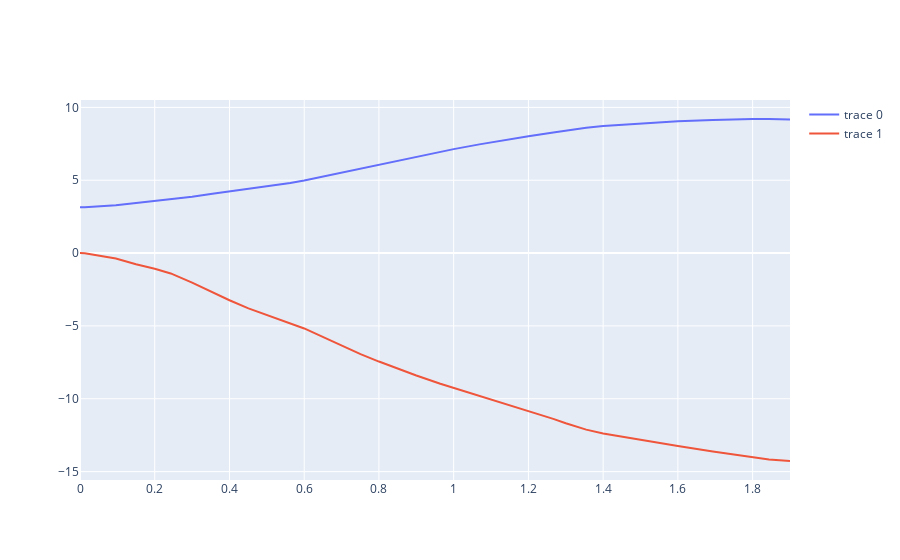

Notebook cell for this chart:
### Code cell
import acrobot_utils
acro = acrobot_utils.AcrobotNLP()
vf = acrobot_utils.get_value_function(15)

# ctrl = lambda x: (torch.zeros(1), torch.zeros(1), None)

# ctrl = vf.get_optimal_controller()

# ctrl = value_approximation.get_inifinite_horizon_ctrl(acro.dyn, vf, vf_approx.model)
# ctrl = value_approximation.get_inifinite_horizon_ctrl(acro.dyn, vf, vf_approx_adv.model)

# ctrl = value_approximation.get_sampling_infinite_horizon_controller(acro.dx, vf, vf_approx.model)
# ctrl = value_approximation.get_sampling_infinite_horizon_controller(acro.dx, vf, vf_approx_adv.model)

eps = 0.
x0 = torch.Tensor([np.pi+eps, -eps, 0., 0.]).double()
x_traj_sim, t_traj_sim = acro.sim_ctrl(x0, ctrl, .1, 20)

fig = go.Figure()
for i in range(2):
    fig.add_trace(go.Scatter(
        x=t_traj_sim,
        y=x_traj_sim[i,:]
    ))
fig.show()

### Figure 1 — Plotly figure (JSON) as saved in the notebook; plotly's stock layout.template omitted (floating-point values rounded to 4 significant figures)
{"data": [{"type": "scatter", "x": [0, 1.154e-05, 0.000127, 0.001281, 0.01282, 0.096, 0.1, 0.1497, 0.2, 0.2428, 0.3, 0.3544, 0.4, 0.4508, 0.5, 0.5626, 0.6, 0.6804, 0.7, 0.7507, 0.8, 0.8651, 0.9, 0.9642, 1, 1.069, 1.1, 1.178, 1.2, 1.266, 1.3, 1.355, 1.4, 1.497, 1.5, 1.58, 1.6, 1.694, 1.7, 1.783, 1.8, 1.844, 1.9], "y": [3.142, 3.142, 3.142, 3.142, 3.144, 3.28, 3.292, 3.427, 3.541, 3.656, 3.868, 4.071, 4.232, 4.411, 4.579, 4.816, 4.987, 5.42, 5.533, 5.821, 6.086, 6.431, 6.618, 6.955, 7.134, 7.462, 7.606, 7.937, 8.024, 8.28, 8.412, 8.604, 8.719, 8.896, 8.902, 9.016, 9.04, 9.134, 9.139, 9.192, 9.199, 9.202, 9.169]}, {"type": "scatter", "x": [0, 1.154e-05, 0.000127, 0.001281, 0.01282, 0.096, 0.1, 0.1497, 0.2, 0.2428, 0.3, 0.3544, 0.4, 0.4508, 0.5, 0.5626, 0.6, 0.6804, 0.7, 0.7507, 0.8, 0.8651, 0.9, 0.9642, 1, 1.069, 1.1, 1.178, 1.2, 1.266, 1.3, 1.355, 1.4, 1.497, 1.5, 1.58, 1.6, 1.694, 1.7, 1.783, 1.8, 1.844, 1.9], "y": [0, -5.401e-09, -6.536e-07, -6.654e-05, -0.006661, -0.3705, -0.4016, -0.7647, -1.076, -1.397, -2.024, -2.69, -3.236, -3.794, -4.238, -4.789, -5.173, -6.109, -6.345, -6.933, -7.445, -8.073, -8.405, -8.966, -9.248, -9.778, -10.03, -10.66, -10.83, -11.38, -11.68, -12.12, -12.38, -12.82, -12.84, -13.17, -13.25, -13.61, -13.64, -13.96, -14.03, -14.17, -14.27]}], "layout": {}}
